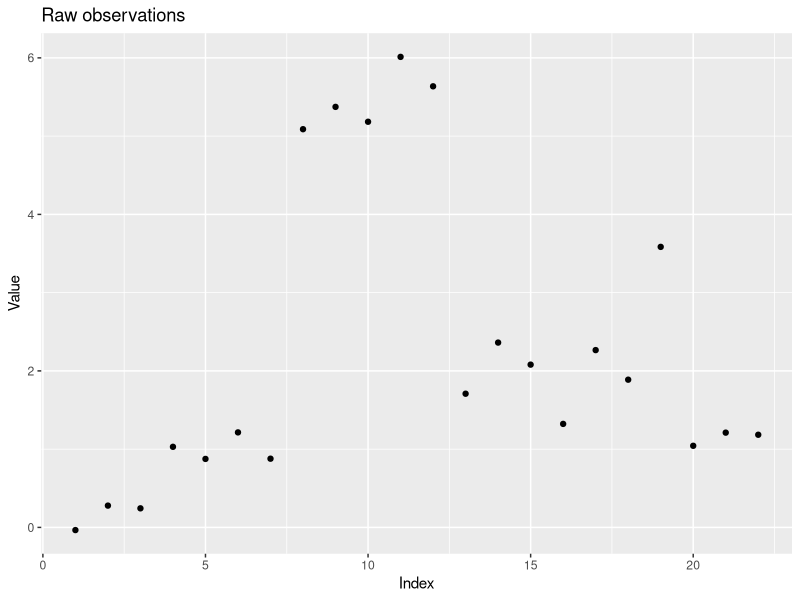

The R script that drew this image:
### Author: Eric Kalosa-Kenyon
### STA 243 Hw2 - Genetic algorithms

##### BEGIN

### Purpose of this algorithm
#   The goal of this program is to find an optimal solution for a piecewise
#   constant regression problem. The method used is genetic algorithms.
#   Chromosomes are binary representations of the presense or absense of
#   discontinuities in the fitted piecewise constant regression.

### Pseudocode overview
# Generate observations used for regression
# Parameterize algorithm
# Initialize random population
# Until convergence
#   Calculate fitness in current generation
#   Mate individuals proportional to fitness
# Plot result

### BEGIN: Code
rm(list=ls())

## Imports
library("ggplot2")
library("dplyr")

## Subroutines
random_chromosome = function(num_genes, nucleobases=c(0,1)){
    # Generates a chromosome
    #   lenght of chromosome is (num_genes)
    #   each element of the chromosome is an element of (nucleobases)
    x = sample(nucleobases, num_genes, replace=TRUE)
    x = paste(x, collapse='')
    return(x)
}

mate_chromosomes = function(parents, xr=0.1, mr=0.1){
    # Produce a single offspring from parent chromosomes (p1, p2) with a
    # crossover rate (xr) and a mutation rate (mr)

    p1 = parents[1]
    p2 = parents[2]
    stopifnot(nchar(p1) == nchar(p2))

    child = ""

    w = 1 # crossover parameter
    for(i in 1:nchar(p1)){

        # Give child parents' genes for each gene (i)
        #   from p1 if w == 1
        #   from p2 if w == 0
        if(w){
            chr = substr(p1, i, i) # get i'th character from parent 1
        }else{
            chr = substr(p2, i, i) # get i'th character from parent 2
        }

        # Mutate gene
        if(runif(1)<mr){
            chr = as.character((as.integer(chr) + 1) %% 2)
        }

        # Extend child with the i'th parental character
        child = paste(child, chr, sep="")

        # Crossover if required
        if(runif(1)<xr){
            w = (w + 1) %% 2
        }
    }
    return(child)
}

loss_fxn = function(segment_observns){
    # Sum of square distance from mean
    return(
        sum((segment_observns - mean(segment_observns))^2)
    )
}

fitness = function(population, raw, complexity="AIC"){
    # Calculate fitness for each individual in the population relative to the
    #   raw data.
    #   Complexity is either "AIC" or "MDL". Raw is the raw data to fit.
    # Return a vector of floats between 0 and 1.
    #   The AIC and MDL are normalized to [0,1]

    # Check that input is ok
    stopifnot(nchar(population$Chromosomes[1]) + 1 == length(raw))
    stopifnot(complexity == "AIC" || complexity == "MDL")

    # Initialize parameters
    losses = c()
    K = dim(population)[1]  # (K) is number of individuals in population
    n = length(raw)

    for(k in 1:K){ # for each individual in the population
        x = population$Chromosome[k] # the individual's chromosome
        segment_observations = c(raw[1])
        loss = 0 # initialize base loss to 0

        for(i in 1:nchar(x)){ # for each gene in the chromosome
            g = as.integer(substr(x, i, i)) # extract the gene from the string

            if(g){ # if the gene indicates a breakpoint
                # calculate and increment overall loss by segment loss
                loss = loss + loss_fxn(segment_observations)
                segment_observations = c(raw[i+1]) # reset to next segment

            }else{ # if the gene does not indicate a breakpoint
                # extend the segment
                segment_observations = c(segment_observations, raw[i+1])
            }
        }

        # Calculate loss for final segment
        loss = loss + loss_fxn(segment_observations)

        losses = c(losses, loss) # record that individual's loss
    }

    ## Penalize for complexity
    ns_params = sapply( # vector of integers summing number of breakpoints
                    lapply(
                        strsplit(population$Chromosome,""),
                        as.integer),
                    sum) + 1 # number of constants is breaks + 1

    if(complexity=="AIC"){
        # AIC is k-ln(sum sq losses)
        #   losses is vector of sum(square losses) so
        AIC = 2*log(n)*ns_params + n*log(losses/n)
        # Note that this AIC can be alternatively parameterized
        fitnesses = -AIC + max(AIC) + 0.001 # low AIC is high fitness

    }else if(complexity=="MDL"){
        # calculate sum of log(\hat{n_j})
        # sum_n_hat = for each chromosome, length of 0s between 1s plus 1
        sum_n_hat = sapply(
                        lapply( # for each chromosome, get \hat{n_j}'s
                            strsplit( # get strs of 0's (whose lengths = n_j-1)
                                population$Chromosome,
                                "1"
                            ),
                            nchar),
                        (function (x) sum(log(x+1))) # sum(log(\hat{n_j}))
                    )
        MDL = ns_params*log(n) +
            1/2*sum_n_hat +
            n/2*log(losses/n)

        fitnesses = -MDL + max(MDL) + 0.001 # low MDL is high fitness
    }

    fitnesses = fitnesses/max(fitnesses) # normalize to (0,1)
    return(fitnesses)
}

## Generate observations
# TODO: replace simple raw data with the generator given in the homework
raw = c(0,0,0,1,1,1,1,5,5,5,6,6,2,2,2,2,2,2,3,1,1,1)
truth = "001000100101000001100"
sd = 0.3
which_penalty = "AIC" # or "MDL", both are calculated
N = length(raw)
raw = raw + rnorm(N, sd=sd)

# Plot the generated data
raw_df = data.frame(y=raw, x=1:length(raw))
plt1 = ggplot(raw_df, aes(x=x, y=y)) +
    geom_point() +
    xlab("Index") + ylab("Value") +
    ggtitle("Raw observations")

## Parameterize algoritm and initialize major objects
pop_col_names = c("Chromosome", "Fitness", "Generation")
pop = data.frame(matrix(ncol = 3, nrow = 0))   # Holds all individuals
colnames(pop) = pop_col_names
K = 20  # Number of chromosomes in each generation
G = 70  # Maximum number of generations

## Initialize first generation
g = 1
for(i in 1:K){
    x = random_chromosome(num_genes=N-1) # returns string of 1s and 0s
    individual = c(x, NA, g)
    pop[dim(pop)[1]+1,] = individual
}

## Calculate fitness and mate each generation
for(g in 2:G){
    parent_generation = pop[pop$Generation == g-1,]
    parent_aic_mdl = fitness(parent_generation, raw, which_penalty)
    # Put parent fitness into main dataframe
    pop[rownames(parent_generation),]$Fitness = parent_aic_mdl
    parent_generation$Fitness = parent_aic_mdl # inelegant but effective

    for(k in 1:K){
        parents = sample_n(parent_generation,
                         2,
                         replace=FALSE,
                         weight=Fitness)
        parent_chromosomes = parents$Chromosome
        child_chromosome = mate_chromosomes(parent_chromosomes)
        child = c(child_chromosome, NA, g)
        pop[dim(pop)[1]+1,] = child
    }
}
#TODO: plot max_fitness as a function of generation

## Recover and plot max fitness chromosome
max_fitness_chromosome = pop$Chromosome[pop$Fitness == max(pop$Fitness)]
#TODO: ensure there is only one max_fitness_chromosome
#TODO: plot this chromosome with the raw data

##### END: Genetic algorithm

### NOTES:

# stopifnot(a==b) # R's version of assert

# # Given function in hw handout, used for evaluating fitness
# truefunction<-function(x){
#     t <- c(0.1, 0.13, 0.15, 0.23, 0.25, 0.4, 0.44, 0.65, 0.76, 0.78, 0.81)
#     h <- c(4, -5, 3, -4, 5, -4.2, 2.1, 4.3, -3.1, 2.1, -4.2)
#     temp <- 0
#     for(i in 1:11) {
#         temp <- temp + h[i]/2 * (1 + sign(x - t[i]))
#     }
#     return(temp)
# }
# n<-512
# x<-(0:(n-1))/n
# f<-truefunction(x)
# set.seed(0401)
# y<-f+rnorm(f)/3
# plot(x,y)
# lines(x,f)
